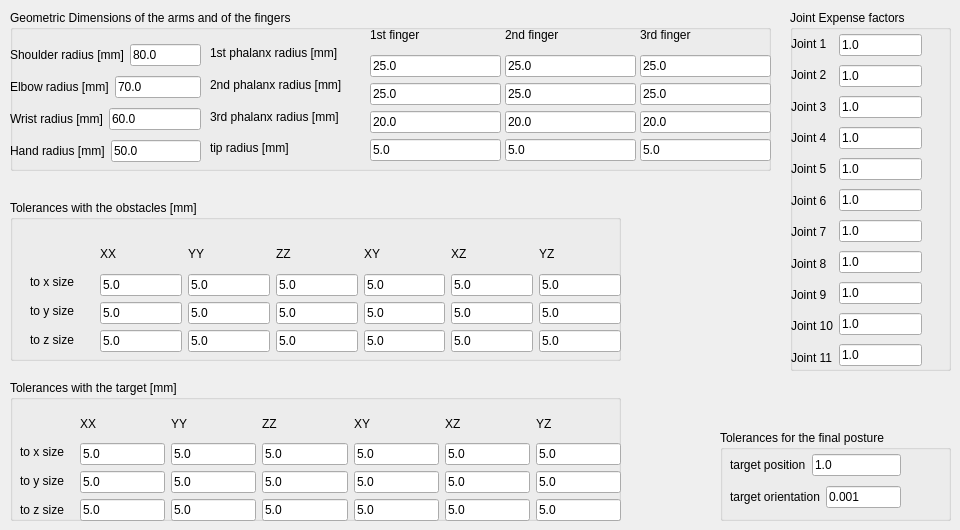
   <widget class="QWidget" name="tab_hump_params">
    <attribute name="title">
     <string>General Parameters</string>
    </attribute>
    <widget class="QGroupBox" name="groupBox">
     <property name="geometry">
      <rect>
       <x>10</x>
       <y>10</y>
       <width>761</width>
       <height>161</height>
      </rect>
     </property>
     <property name="title">
      <string>Geometric Dimensions of the arms and of the fingers</string>
     </property>
     <widget class="QWidget" name="layoutWidget_arm">
      <property name="geometry">
       <rect>
        <x>0</x>
        <y>30</y>
        <width>191</width>
        <height>128</height>
       </rect>
      </property>
      <layout class="QVBoxLayout" name="verticalLayout">
       <item>
        <layout class="QHBoxLayout" name="horizontalLayout">
         <item>
          <widget class="QLabel" name="label_shoulder_r">
           <property name="text">
            <string>Shoulder radius [mm]</string>
           </property>
          </widget>
         </item>
         <item>
          <widget class="QLineEdit" name="lineEdit_shoulder_r">
           <property name="text">
            <string>80.0</string>
           </property>
          </widget>
         </item>
        </layout>
       </item>
       <item>
        <layout class="QHBoxLayout" name="horizontalLayout_2">
         <item>
          <widget class="QLabel" name="label_shoulder_r_2">
           <property name="text">
            <string>Elbow radius [mm]</string>
           </property>
          </widget>
         </item>
         <item>
          <widget class="QLineEdit" name="lineEdit_elbow_r">
           <property name="text">
            <string>70.0</string>
           </property>
          </widget>
         </item>
        </layout>
       </item>
       <item>
        <layout class="QHBoxLayout" name="horizontalLayout_5">
         <item>
          <widget class="QLabel" name="label_shoulder_r_5">
           <property name="text">
            <string>Wrist radius [mm]</string>
           </property>
          </widget>
         </item>
         <item>
          <widget class="QLineEdit" name="lineEdit_wrist_r">
           <property name="text">
            <string>60.0</string>
           </property>
          </widget>
         </item>
        </layout>
       </item>
       <item>
        <layout class="QHBoxLayout" name="horizontalLayout_6">
         <item>
          <widget class="QLabel" name="label_shoulder_r_6">
           <property name="text">
            <string>Hand radius [mm]</string>
           </property>
          </widget>
         </item>
         <item>
          <widget class="QLineEdit" name="lineEdit_hand_r">
           <property name="text">
            <string>50.0</string>
           </property>
          </widget>
         </item>
        </layout>
       </item>
      </layout>
     </widget>
     <widget class="QWidget" name="layoutWidget_hand_1">
      <property name="geometry">
       <rect>
        <x>360</x>
        <y>10</y>
        <width>131</width>
        <height>141</height>
       </rect>
      </property>
      <layout class="QVBoxLayout" name="verticalLayout_2">
       <item>
        <widget class="QLabel" name="label_5">
         <property name="text">
          <string>1st finger</string>
         </property>
        </widget>
       </item>
       <item>
        <widget class="QLineEdit" name="lineEdit_hand_1_1">
         <property name="text">
          <string>25.0</string>
         </property>
        </widget>
       </item>
       <item>
        <widget class="QLineEdit" name="lineEdit_hand_2_1">
         <property name="text">
          <string>25.0</string>
         </property>
        </widget>
       </item>
       <item>
        <widget class="QLineEdit" name="lineEdit_hand_3_1">
         <property name="text">
          <string>20.0</string>
         </property>
        </widget>
       </item>
       <item>
        <widget class="QLineEdit" name="lineEdit_hand_tip_1">
         <property name="text">
          <string>5.0</string>
         </property>
        </widget>
       </item>
      </layout>
     </widget>
     <widget class="QWidget" name="layoutWidget_hand_2">
      <property name="geometry">
       <rect>
        <x>495</x>
        <y>10</y>
        <width>131</width>
        <height>141</height>
       </rect>
      </property>
      <layout class="QVBoxLayout" name="verticalLayout_3">
       <item>
        <widget class="QLabel" name="label_6">
         <property name="text">
          <string>2nd finger</string>
         </property>
        </widget>
       </item>
       <item>
        <widget class="QLineEdit" name="lineEdit_hand_1_2">
         <property name="text">
          <string>25.0</string>
         </property>
        </widget>
       </item>
       <item>
        <widget class="QLineEdit" name="lineEdit_hand_2_2">
         <property name="text">
          <string>25.0</string>
         </property>
        </widget>
       </item>
       <item>
        <widget class="QLineEdit" name="lineEdit_hand_3_2">
         <property name="text">
          <string>20.0</string>
         </property>
        </widget>
       </item>
       <item>
        <widget class="QLineEdit" name="lineEdit_hand_tip_2">
         <property name="text">
          <string>5.0</string>
         </property>
        </widget>
       </item>
      </layout>
     </widget>
     <widget class="QWidget" name="layoutWidget_hand_3">
      <property name="geometry">
       <rect>
        <x>630</x>
        <y>10</y>
        <width>131</width>
        <height>141</height>
       </rect>
      </property>
      <layout class="QVBoxLayout" name="verticalLayout_4">
       <item>
        <widget class="QLabel" name="label_7">
         <property name="text">
          <string>3rd finger</string>
         </property>
        </widget>
       </item>
       <item>
        <widget class="QLineEdit" name="lineEdit_hand_1_3">
         <property name="text">
          <string>25.0</string>
         </property>
        </widget>
       </item>
       <item>
        <widget class="QLineEdit" name="lineEdit_hand_2_3">
         <property name="text">
          <string>25.0</string>
         </property>
        </widget>
       </item>
       <item>
        <widget class="QLineEdit" name="lineEdit_hand_3_3">
         <property name="text">
          <string>20.0</string>
         </property>
        </widget>
       </item>
       <item>
        <widget class="QLineEdit" name="lineEdit_hand_tip_3">
         <property name="text">
          <string>5.0</string>
         </property>
        </widget>
       </item>
      </layout>
     </widget>
     <widget class="QWidget" name="layoutWidget_hand_radius">
      <property name="geometry">
       <rect>
        <x>200</x>
        <y>30</y>
        <width>154</width>
        <height>121</height>
       </rect>
      </property>
      <layout class="QVBoxLayout" name="verticalLayout_5">
       <item>
        <widget class="QLabel" name="label">
         <property name="text">
          <string>1st phalanx radius [mm]</string>
         </property>
        </widget>
       </item>
       <item>
        <widget class="QLabel" name="label_2">
         <property name="text">
          <string>2nd phalanx radius [mm]</string>
         </property>
        </widget>
       </item>
       <item>
        <widget class="QLabel" name="label_3">
         <property name="text">
          <string>3rd phalanx radius [mm]</string>
         </property>
        </widget>
       </item>
       <item>
        <widget class="QLabel" name="label_4">
         <property name="text">
          <string>tip radius [mm]</string>
         </property>
        </widget>
       </item>
      </layout>
     </widget>
    </widget>
    <widget class="QGroupBox" name="groupBox_5">
     <property name="geometry">
      <rect>
       <x>10</x>
       <y>200</y>
       <width>611</width>
       <height>161</height>
      </rect>
     </property>
     <property name="title">
      <string>Tolerances with the obstacles [mm]</string>
     </property>
     <widget class="QWidget" name="layoutWidget_size">
      <property name="geometry">
       <rect>
        <x>20</x>
        <y>70</y>
        <width>68</width>
        <height>81</height>
       </rect>
      </property>
      <layout class="QVBoxLayout" name="verticalLayout_31">
       <item>
        <widget class="QLabel" name="label_54">
         <property name="text">
          <string>to x size</string>
         </property>
        </widget>
       </item>
       <item>
        <widget class="QLabel" name="label_55">
         <property name="text">
          <string>to y size</string>
         </property>
        </widget>
       </item>
       <item>
        <widget class="QLabel" name="label_56">
         <property name="text">
          <string>to z size</string>
         </property>
        </widget>
       </item>
      </layout>
     </widget>
     <widget class="QWidget" name="layoutWidget_tol_obs">
      <property name="geometry">
       <rect>
        <x>90</x>
        <y>40</y>
        <width>521</width>
        <height>112</height>
       </rect>
      </property>
      <layout class="QHBoxLayout" name="horizontalLayout_17">
       <item>
        <layout class="QVBoxLayout" name="verticalLayout_32">
         <item>
          <widget class="QLabel" name="label_57">
           <property name="text">
            <string>XX</string>
           </property>
          </widget>
         </item>
         <item>
          <widget class="QLineEdit" name="lineEdit_obs_xx_1">
           <property name="text">
            <string>5.0</string>
           </property>
          </widget>
         </item>
         <item>
          <widget class="QLineEdit" name="lineEdit_obs_xx_2">
           <property name="text">
            <string>5.0</string>
           </property>
          </widget>
         </item>
         <item>
          <widget class="QLineEdit" name="lineEdit_obs_xx_3">
           <property name="text">
            <string>5.0</string>
           </property>
          </widget>
         </item>
        </layout>
       </item>
       <item>
        <layout class="QVBoxLayout" name="verticalLayout_33">
         <item>
          <widget class="QLabel" name="label_58">
           <property name="text">
            <string>YY</string>
           </property>
          </widget>
         </item>
         <item>
          <widget class="QLineEdit" name="lineEdit_obs_yy_1">
           <property name="text">
            <string>5.0</string>
           </property>
          </widget>
         </item>
         <item>
          <widget class="QLineEdit" name="lineEdit_obs_yy_2">
           <property name="text">
            <string>5.0</string>
           </property>
          </widget>
         </item>
         <item>
          <widget class="QLineEdit" name="lineEdit_obs_yy_3">
           <property name="text">
            <string>5.0</string>
           </property>
          </widget>
         </item>
        </layout>
       </item>
       <item>
        <layout class="QVBoxLayout" name="verticalLayout_34">
         <item>
          <widget class="QLabel" name="label_59">
           <property name="text">
            <string>ZZ</string>
           </property>
          </widget>
         </item>
         <item>
          <widget class="QLineEdit" name="lineEdit_obs_zz_1">
           <property name="text">
            <string>5.0</string>
           </property>
          </widget>
         </item>
         <item>
          <widget class="QLineEdit" name="lineEdit_obs_zz_2">
           <property name="text">
            <string>5.0</string>
           </property>
          </widget>
         </item>
         <item>
          <widget class="QLineEdit" name="lineEdit_obs_zz_3">
           <property name="text">
            <string>5.0</string>
           </property>
          </widget>
         </item>
        </layout>
       </item>
       <item>
        <layout class="QVBoxLayout" name="verticalLayout_35">
         <item>
          <widget class="QLabel" name="label_60">
           <property name="text">
            <string>XY</string>
           </property>
          </widget>
         </item>
         <item>
          <widget class="QLineEdit" name="lineEdit_obs_xy_1">
           <property name="text">
            <string>5.0</string>
           </property>
          </widget>
         </item>
         <item>
          <widget class="QLineEdit" name="lineEdit_obs_xy_2">
           <property name="text">
            <string>5.0</string>
           </property>
          </widget>
         </item>
         <item>
          <widget class="QLineEdit" name="lineEdit_obs_xy_3">
           <property name="text">
            <string>5.0</string>
           </property>
          </widget>
         </item>
        </layout>
       </item>
       <item>
        <layout class="QVBoxLayout" name="verticalLayout_36">
         <item>
          <widget class="QLabel" name="label_61">
           <property name="text">
            <string>XZ</string>
           </property>
          </widget>
         </item>
         <item>
          <widget class="QLineEdit" name="lineEdit_obs_xz_1">
           <property name="text">
            <string>5.0</string>
           </property>
          </widget>
         </item>
         <item>
          <widget class="QLineEdit" name="lineEdit_obs_xz_2">
           <property name="text">
            <string>5.0</string>
           </property>
          </widget>
         </item>
         <item>
          <widget class="QLineEdit" name="lineEdit_obs_xz_3">
           <property name="text">
            <string>5.0</string>
           </property>
          </widget>
         </item>
        </layout>
       </item>
       <item>
        <layout class="QVBoxLayout" name="verticalLayout_37">
         <item>
          <widget class="QLabel" name="label_62">
           <property name="text">
            <string>YZ</string>
           </property>
          </widget>
         </item>
         <item>
          <widget class="QLineEdit" name="lineEdit_obs_yz_1">
           <property name="text">
            <string>5.0</string>
           </property>
          </widget>
         </item>
         <item>
          <widget class="QLineEdit" name="lineEdit_obs_yz_2">
           <property name="text">
            <string>5.0</string>
           </property>
          </widget>
         </item>
         <item>
          <widget class="QLineEdit" name="lineEdit_obs_yz_3">
           <property name="text">
            <string>5.0</string>
           </property>
          </widget>
         </item>
        </layout>
       </item>
      </layout>
     </widget>
    </widget>
    <widget class="QGroupBox" name="groupBox_3">
     <property name="geometry">
      <rect>
       <x>790</x>
       <y>10</y>
       <width>161</width>
       <height>361</height>
      </rect>
     </property>
     <property name="title">
      <string>Joint Expense factors</string>
     </property>
     <widget class="QWidget" name="layoutWidget_lambda">
      <property name="geometry">
       <rect>
        <x>1</x>
        <y>21</y>
        <width>131</width>
        <height>339</height>
       </rect>
      </property>
      <layout class="QHBoxLayout" name="horizontalLayout_8">
       <item>
        <layout class="QVBoxLayout" name="verticalLayout_7">
         <item>
          <widget class="QLabel" name="label_11">
           <property name="text">
            <string>Joint 1</string>
           </property>
          </widget>
         </item>
         <item>
          <widget class="QLabel" name="label_12">
           <property name="text">
            <string>Joint 2</string>
           </property>
          </widget>
         </item>
         <item>
          <widget class="QLabel" name="label_13">
           <property name="text">
            <string>Joint 3</string>
           </property>
          </widget>
         </item>
         <item>
          <widget class="QLabel" name="label_14">
           <property name="text">
            <string>Joint 4</string>
           </property>
          </widget>
         </item>
         <item>
          <widget class="QLabel" name="label_15">
           <property name="text">
            <string>Joint 5</string>
           </property>
          </widget>
         </item>
         <item>
          <widget class="QLabel" name="label_16">
           <property name="text">
            <string>Joint 6</string>
           </property>
          </widget>
         </item>
         <item>
          <widget class="QLabel" name="label_17">
           <property name="text">
            <string>Joint 7</string>
           </property>
          </widget>
         </item>
         <item>
          <widget class="QLabel" name="label_19">
           <property name="text">
            <string>Joint 8</string>
           </property>
          </widget>
         </item>
         <item>
          <widget class="QLabel" name="label_18">
           <property name="text">
            <string>Joint 9</string>
           </property>
          </widget>
         </item>
         <item>
          <widget class="QLabel" name="label_20">
           <property name="text">
            <string>Joint 10</string>
           </property>
          </widget>
         </item>
         <item>
          <widget class="QLabel" name="label_21">
           <property name="text">
            <string>Joint 11</string>
           </property>
          </widget>
         </item>
        </layout>
       </item>
       <item>
        <layout class="QVBoxLayout" name="verticalLayout_8">
         <item>
          <widget class="QLineEdit" name="lineEdit_lambda_1">
           <property name="text">
            <string>1.0</string>
           </property>
          </widget>
         </item>
         <item>
          <widget class="QLineEdit" name="lineEdit_lambda_2">
           <property name="text">
            <string>1.0</string>
           </property>
          </widget>
         </item>
         <item>
          <widget class="QLineEdit" name="lineEdit_lambda_3">
           <property name="text">
            <string>1.0</string>
           </property>
          </widget>
         </item>
         <item>
          <widget class="QLineEdit" name="lineEdit_lambda_4">
           <property name="text">
            <string>1.0</string>
           </property>
          </widget>
         </item>
         <item>
          <widget class="QLineEdit" name="lineEdit_lambda_5">
           <property name="text">
            <string>1.0</string>
           </property>
          </widget>
         </item>
         <item>
          <widget class="QLineEdit" name="lineEdit_lambda_6">
           <property name="text">
            <string>1.0</string>
           </property>
          </widget>
         </item>
         <item>
          <widget class="QLineEdit" name="lineEdit_lambda_7">
           <property name="text">
            <string>1.0</string>
           </property>
          </widget>
         </item>
         <item>
          <widget class="QLineEdit" name="lineEdit_lambda_8">
           <property name="text">
            <string>1.0</string>
           </property>
          </widget>
         </item>
         <item>
          <widget class="QLineEdit" name="lineEdit_lambda_9">
           <property name="text">
            <string>1.0</string>
           </property>
          </widget>
         </item>
         <item>
          <widget class="QLineEdit" name="lineEdit_lambda_10">
           <property name="text">
            <string>1.0</string>
           </property>
          </widget>
         </item>
         <item>
          <widget class="QLineEdit" name="lineEdit_lambda_11">
           <property name="text">
            <string>1.0</string>
           </property>
          </widget>
         </item>
        </layout>
       </item>
      </layout>
     </widget>
    </widget>
    <widget class="QGroupBox" name="groupBox_4">
     <property name="geometry">
      <rect>
       <x>10</x>
       <y>380</y>
       <width>611</width>
       <height>141</height>
      </rect>
     </property>
     <property name="title">
      <string>Tolerances with the target [mm]</string>
     </property>
     <widget class="QWidget" name="layoutWidget_tol_target">
      <property name="geometry">
       <rect>
        <x>10</x>
        <y>60</y>
        <width>61</width>
        <height>81</height>
       </rect>
      </property>
      <layout class="QVBoxLayout" name="verticalLayout_15">
       <item>
        <widget class="QLabel" name="label_28">
         <property name="text">
          <string>to x size</string>
         </property>
        </widget>
       </item>
       <item>
        <widget class="QLabel" name="label_29">
         <property name="text">
          <string>to y size</string>
         </property>
        </widget>
       </item>
       <item>
        <widget class="QLabel" name="label_30">
         <property name="text">
          <string>to z size</string>
         </property>
        </widget>
       </item>
      </layout>
     </widget>
     <widget class="QWidget" name="layoutWidget_tol_tar_values">
      <property name="geometry">
       <rect>
        <x>70</x>
        <y>30</y>
        <width>541</width>
        <height>111</height>
       </rect>
      </property>
      <layout class="QHBoxLayout" name="horizontalLayout_9">
       <item>
        <layout class="QVBoxLayout" name="verticalLayout_9">
         <item>
          <widget class="QLabel" name="label_22">
           <property name="text">
            <string>XX</string>
           </property>
          </widget>
         </item>
         <item>
          <widget class="QLineEdit" name="lineEdit_tar_xx_1">
           <property name="text">
            <string>5.0</string>
           </property>
          </widget>
         </item>
         <item>
          <widget class="QLineEdit" name="lineEdit_tar_xx_2">
           <property name="text">
            <string>5.0</string>
           </property>
          </widget>
         </item>
         <item>
          <widget class="QLineEdit" name="lineEdit_tar_xx_3">
           <property name="text">
            <string>5.0</string>
           </property>
          </widget>
         </item>
        </layout>
       </item>
       <item>
        <layout class="QVBoxLayout" name="verticalLayout_10">
         <item>
          <widget class="QLabel" name="label_23">
           <property name="text">
            <string>YY</string>
           </property>
          </widget>
         </item>
         <item>
          <widget class="QLineEdit" name="lineEdit_tar_yy_1">
           <property name="text">
            <string>5.0</string>
           </property>
          </widget>
         </item>
         <item>
          <widget class="QLineEdit" name="lineEdit_tar_yy_2">
           <property name="text">
            <string>5.0</string>
           </property>
          </widget>
         </item>
         <item>
          <widget class="QLineEdit" name="lineEdit_tar_yy_3">
           <property name="text">
            <string>5.0</string>
           </property>
          </widget>
         </item>
        </layout>
       </item>
       <item>
        <layout class="QVBoxLayout" name="verticalLayout_11">
         <item>
          <widget class="QLabel" name="label_24">
           <property name="text">
            <string>ZZ</string>
           </property>
          </widget>
         </item>
         <item>
          <widget class="QLineEdit" name="lineEdit_tar_zz_1">
           <property name="text">
            <string>5.0</string>
           </property>
          </widget>
         </item>
         <item>
          <widget class="QLineEdit" name="lineEdit_tar_zz_2">
           <property name="text">
            <string>5.0</string>
           </property>
          </widget>
         </item>
         <item>
          <widget class="QLineEdit" name="lineEdit_tar_zz_3">
           <property name="text">
            <string>5.0</string>
           </property>
          </widget>
         </item>
        </layout>
       </item>
       <item>
        <layout class="QVBoxLayout" name="verticalLayout_12">
         <item>
          <widget class="QLabel" name="label_25">
           <property name="text">
            <string>XY</string>
           </property>
          </widget>
         </item>
         <item>
          <widget class="QLineEdit" name="lineEdit_tar_xy_1">
           <property name="text">
            <string>5.0</string>
           </property>
          </widget>
         </item>
         <item>
          <widget class="QLineEdit" name="lineEdit_tar_xy_2">
           <property name="text">
            <string>5.0</string>
           </property>
          </widget>
         </item>
         <item>
          <widget class="QLineEdit" name="lineEdit_tar_xy_3">
           <property name="text">
            <string>5.0</string>
           </property>
          </widget>
         </item>
        </layout>
       </item>
       <item>
        <layout class="QVBoxLayout" name="verticalLayout_13">
         <item>
          <widget class="QLabel" name="label_26">
           <property name="text">
            <string>XZ</string>
           </property>
          </widget>
         </item>
         <item>
          <widget class="QLineEdit" name="lineEdit_tar_xz_1">
           <property name="text">
            <string>5.0</string>
           </property>
          </widget>
         </item>
         <item>
          <widget class="QLineEdit" name="lineEdit_tar_xz_2">
           <property name="text">
            <string>5.0</string>
           </property>
          </widget>
         </item>
         <item>
          <widget class="QLineEdit" name="lineEdit_tar_xz_3">
           <property name="text">
            <string>5.0</string>
           </property>
          </widget>
         </item>
        </layout>
       </item>
       <item>
        <layout class="QVBoxLayout" name="verticalLayout_14">
         <item>
          <widget class="QLabel" name="label_27">
           <property name="text">
            <string>YZ</string>
           </property>
          </widget>
         </item>
         <item>
          <widget class="QLineEdit" name="lineEdit_tar_yz_1">
           <property name="text">
            <string>5.0</string>
           </property>
          </widget>
         </item>
         <item>
          <widget class="QLineEdit" name="lineEdit_tar_yz_2">
           <property name="text">
            <string>5.0</string>
           </property>
          </widget>
         </item>
         <item>
          <widget class="QLineEdit" name="lineEdit_tar_yz_3">
           <property name="text">
            <string>5.0</string>
           </property>
          </widget>
         </item>
        </layout>
       </item>
      </layout>
     </widget>
    </widget>
    <widget class="QGroupBox" name="groupBox_6">
     <property name="geometry">
      <rect>
       <x>720</x>
       <y>430</y>
       <width>231</width>
       <height>91</height>
      </rect>
     </property>
     <property name="title">
      <string>Tolerances for the final posture</string>
     </property>
     <widget class="QWidget" name="layoutWidget_tol_FP">
      <property name="geometry">
       <rect>
        <x>10</x>
        <y>20</y>
        <width>171</width>
        <height>62</height>
       </rect>
      </property>
      <layout class="QVBoxLayout" name="verticalLayout_23">
       <item>
        <layout class="QHBoxLayout" name="horizontalLayout_11">
         <item>
          <widget class="QLabel" name="label_32">
           <property name="text">
            <string>target position</string>
           </property>
          </widget>
         </item>
         <item>
          <widget class="QLineEdit" name="lineEdit_tar_pos">
           <property name="text">
            <string>1.0</string>
           </property>
          </widget>
         </item>
        </layout>
       </item>
       <item>
        <layout class="QHBoxLayout" name="horizontalLayout_12">
         <item>
          <widget class="QLabel" name="label_40">
           <property name="text">
            <string>target orientation</string>
           </property>
          </widget>
         </item>
         <item>
          <widget class="QLineEdit" name="lineEdit_tar_or">
           <property name="text">
            <string>0.001</string>
           </property>
          </widget>
         </item>
        </layout>
       </item>
      </layout>
     </widget>
    </widget>
   </widget>
